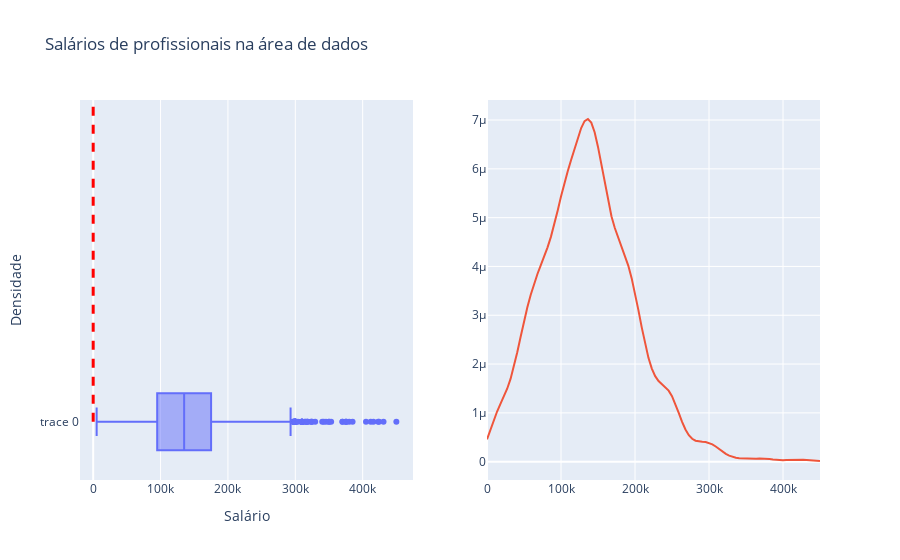

This figure's notebook cell:
### Markdown cell above
### salary_in_usd: The salary in USD (FX rate divided by avg. USD rate of respective year via data from BIS).
While the attribute salary represents the value in local currency, the attribute salary_in_usd represents the converted value in US dollars. To facilitate analysis, we will adopt only the salary in US dollars.

### Code cell
# array dos valores de salarios registrados
salary = df["salary_in_usd"].values

# Calculando a curva de densidade
kde = gaussian_kde(salary)
x_kde = np.linspace(0, salary.max(), 100)
y_kde = kde.evaluate(x_kde)

# Calculate mean, median and mode
mean_salary = np.mean(salary)
median_salary = np.median(salary)
values, counts = np.unique(salary, return_counts=True)
mode_salary = values[np.argmax(counts)]

# Valores de densidade da curva KDE
density_at_mean = kde.evaluate(mean_salary)
density_at_median = kde.evaluate(median_salary)
density_at_mode = kde.evaluate(mode_salary)

# Criação do objeto de figuras com subplots
fig = make_subplots(rows=1, cols=2)

# Adição do boxplot no primeiro subplot
fig.add_trace(go.Box(x=salary), row=1, col=1)

# Adição do gráfico de densidade no segundo subplot
fig.add_trace(go.Scatter(x=x_kde,y=y_kde), row=1, col=2)

# Personalização do layout da figura
fig.update_layout(
    title='Salários de profissionais na área de dados',
    xaxis=dict(title='Salário'),
    yaxis=dict(title='Densidade'),
    showlegend=False,
)


# Adiciona uma linha vertical
fig.update_layout(
    shapes=[
        dict(
            type='line',
            x0=3, # posição x inicial
            x1=3, # posição x final
            y0=0, # posição y inicial
            #y1=max(y), # posição y final (máximo do eixo y)
            line=dict(color='red', width=3, dash='dash') # cor, largura e estilo da linha
        )
    ]
)

# Exibição da figura
fig.show()

### Figure 1 — Plotly figure (JSON) as saved in the notebook; plotly's stock layout.template omitted (floating-point values rounded to 4 significant figures; data arrays with more than 128 entries replaced by an {"elided": "..."} marker saying what was removed)
{"data": [{"type": "box", "x": {"elided": "3664 int values"}, "xaxis": "x", "yaxis": "y"}, {"type": "scatter", "x": [0, 4545.0, 9091.0, 13640.0, 18180.0, 22730.0, 27270.0, 31820.0, 36360.0, 40910.0, 45450.0, 50000.0, 54550.0, 59090.0, 63640.0, 68180.0, 72730.0, 77270.0, 81820.0, 86360.0, 90910.0, 95450.0, 100000.0, 104500.0, 109100.0, 113600.0, 118200.0, 122700.0, 127300.0, 131800.0, 136400.0, 140900.0, 145500.0, 150000, 154500.0, 159100.0, 163600.0, 168200.0, 172700.0, 177300.0, 181800.0, 186400.0, 190900.0, 195500.0, 200000.0, 204500.0, 209100.0, 213600.0, 218200.0, 222700.0, 227300.0, 231800.0, 236400.0, 240900.0, 245500.0, 250000.0, 254500.0, 259100.0, 263600.0, 268200.0, 272700.0, 277300.0, 281800.0, 286400.0, 290900.0, 295500.0, 300000, 304500.0, 309100.0, 313600.0, 318200.0, 322700.0, 327300.0, 331800.0, 336400.0, 340900.0, 345500.0, 350000.0, 354500.0, 359100.0, 363600.0, 368200.0, 372700.0, 377300.0, 381800.0, 386400.0, 390900.0, 395500.0, 400000.0, 404500.0, 409100.0, 413600.0, 418200.0, 422700.0, 427300.0, 431800.0, 436400.0, 440900.0, 445500.0, 450000], "xaxis": "x2", "y": [4.57e-07, 6.499e-07, 8.47e-07, 1.028e-06, 1.186e-06, 1.333e-06, 1.495e-06, 1.696e-06, 1.947e-06, 2.242e-06, 2.559e-06, 2.872e-06, 3.162e-06, 3.42e-06, 3.646e-06, 3.846e-06, 4.028e-06, 4.204e-06, 4.391e-06, 4.606e-06, 4.86e-06, 5.143e-06, 5.433e-06, 5.705e-06, 5.951e-06, 6.181e-06, 6.409e-06, 6.634e-06, 6.836e-06, 6.977e-06, 7.021e-06, 6.947e-06, 6.75e-06, 6.449e-06, 6.081e-06, 5.693e-06, 5.332e-06, 5.028e-06, 4.787e-06, 4.592e-06, 4.417e-06, 4.232e-06, 4.018e-06, 3.76e-06, 3.454e-06, 3.11e-06, 2.752e-06, 2.414e-06, 2.127e-06, 1.907e-06, 1.752e-06, 1.651e-06, 1.585e-06, 1.529e-06, 1.455e-06, 1.343e-06, 1.186e-06, 1.001e-06, 8.164e-07, 6.592e-07, 5.434e-07, 4.694e-07, 4.296e-07, 4.13e-07, 4.079e-07, 4.023e-07, 3.863e-07, 3.553e-07, 3.106e-07, 2.586e-07, 2.065e-07, 1.604e-07, 1.239e-07, 9.792e-08, 8.165e-08, 7.242e-08, 6.708e-08, 6.332e-08, 6.051e-08, 5.936e-08, 6.04e-08, 6.269e-08, 6.388e-08, 6.167e-08, 5.541e-08, 4.663e-08, 3.819e-08, 3.271e-08, 3.138e-08, 3.366e-08, 3.781e-08, 4.172e-08, 4.364e-08, 4.264e-08, 3.881e-08, 3.313e-08, 2.696e-08, 2.145e-08, 1.705e-08, 1.355e-08], "yaxis": "y2"}], "layout": {"shapes": [{"line": {"color": "red", "dash": "dash", "width": 3}, "type": "line", "x0": 3, "x1": 3, "y0": 0}], "showlegend": false, "title": {"text": "Salários de profissionais na área de dados"}, "xaxis": {"anchor": "y", "domain": [0, 0.45], "title": {"text": "Salário"}}, "xaxis2": {"anchor": "y2", "domain": [0.55, 1]}, "yaxis": {"anchor": "x", "domain": [0, 1], "title": {"text": "Densidade"}}, "yaxis2": {"anchor": "x2", "domain": [0, 1]}}}
